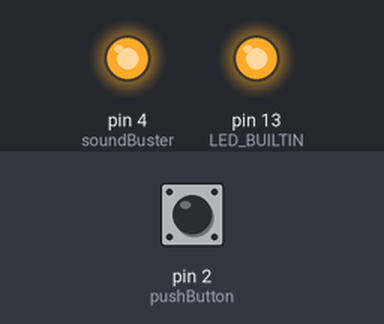
Bench run of a sketch on a simulated Arduino Uno, built with avr-gcc and run on an emulated ATmega328P. Shown: output pins drawn as LEDs (lit = HIGH). Inputs (shaded band) come from the test bench; at power-on: pin 2 (pushButton) HIGH.

Above: at 1.2 s.
1.3 s: pin 2 (pushButton) pulled LOW for 0.15 s
At 1.37 s:
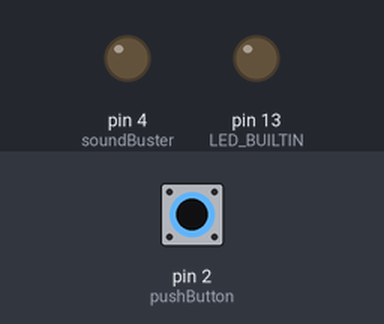
2.9 s: pin 2 (pushButton) pulled LOW for 3.2 s
At 7.1 s:
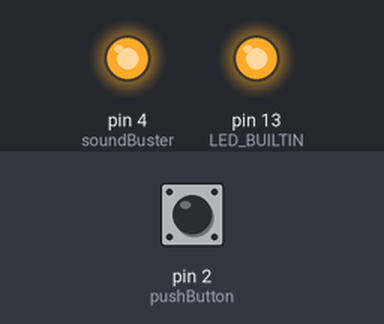
Timing chart, 0 to 8.6 s (numbered marks = the images above; inputs shaded):
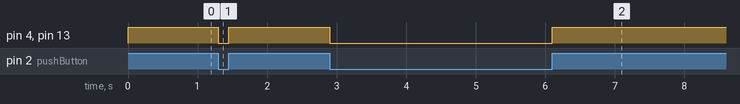

Measured:
- after the input at 1.3 s, pin 4 (soundBuster), pin 13 (LED_BUILTIN): HIGH → LOW at once, → HIGH 0.15 s later
- after the input at 2.9 s, pin 4 (soundBuster), pin 13 (LED_BUILTIN): HIGH → LOW at once, → HIGH 3.2 s later

The sketch:

soundear-arduino-emulator.ino
```cpp
// (licence header left out)
int pushButton = 2;    // Pushbutton Input
int soundBuster = 4;   // Soundbuster Output

void setup() {
  // initialize serial communication at 9600 bits per second (for debug):
  //Serial.begin(9600);

  // Make the pushbutton's pin an input.
  // Enable the internal pull-up resistor on this pin to so we don't have a floating voltage
  pinMode(pushButton, INPUT_PULLUP);
  // Initialize digital pin LED_BUILTIN as an output.
  pinMode(LED_BUILTIN, OUTPUT);
  // Intialize digital pin soundBuster at output
  pinMode(soundBuster, OUTPUT);

}

void loop() {
  // read the state of the pushButtom
  int buttonState = digitalRead(pushButton);
  // print out the state of the button (for debug):
  //Serial.println(buttonState);
  if (buttonState == 1) {
    digitalWrite(LED_BUILTIN, HIGH);   // turn the LED on (HIGH is the voltage level)
    digitalWrite(soundBuster, HIGH);
  } else {
    digitalWrite(LED_BUILTIN, LOW);    // turn the LED off by making the voltage LOW
    digitalWrite(soundBuster, LOW);
  }
  delay(1);        // delay in between reads for stability
}
```
